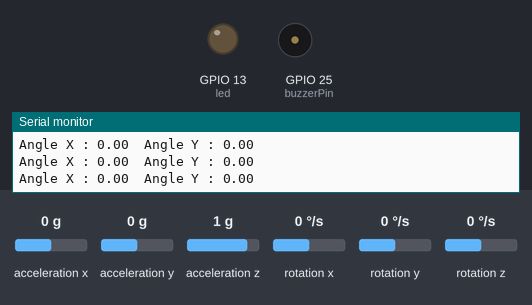
The sketch below on a simulated ESP32. Parts: output pins drawn as LEDs (lit = HIGH), buzzer (waves = sounding, pin HIGH), the last lines printed to the serial monitor. The inputs (shaded band) are chosen by the test bench; at power-on: acceleration x 0 g, acceleration y 0 g, acceleration z 1 g, rotation x 0 °/s, rotation y 0 °/s, rotation z 0 °/s. WiFi joins after 1.5 s; servers stay silent unless stated.

Above: at 6.2 s.
6.3 s: acceleration x set to -0.2 g
7.8 s: acceleration x set to -0.5 g
At 8.7 s:
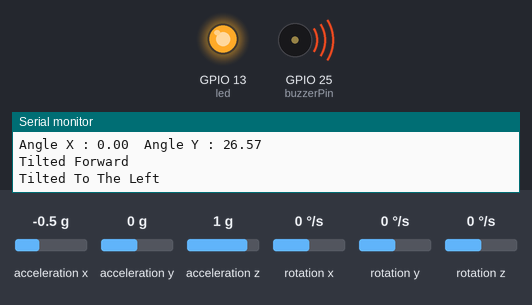
9.5 s: acceleration y set to -0.3 g
11.0 s: acceleration y set to -0.6 g
At 11.5 s:
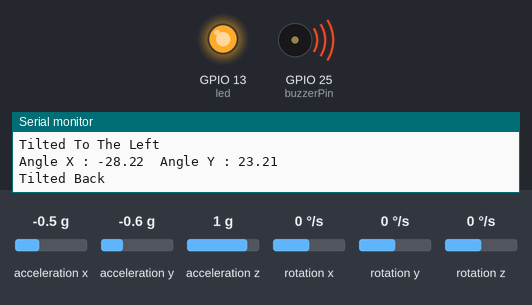
12.5 s: acceleration x set to 1.2 g
14.0 s: acceleration x set to 1.5 g
At 15.4 s:
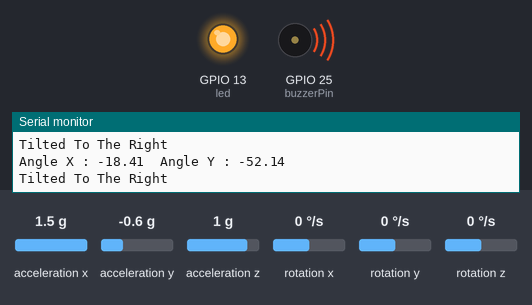
Timing chart, 0 to 16.5 s (numbered marks = the images above; inputs shaded):
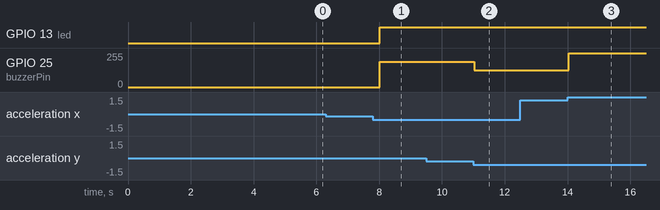

The sketch:

keg2.ino
```cpp
  #include <MPU6050_tockn.h>
  #include <WiFi.h>
  #include <Wire.h>
  MPU6050 mpu6050(Wire);

  const char* ssid = "mupay";
  const char* password = "alviyesz";

  const int buzzerPin = 25;
  const int led = 13;

  void setup() {
    Serial.begin(115200);
    pinMode(buzzerPin, OUTPUT);
    pinMode(led, OUTPUT);
    WiFi.begin(ssid, password);

    while (WiFi.status() != WL_CONNECTED) {
      delay(1000);
      Serial.println("Connecting to WiFi...");
    }

    Serial.println("Connected to WiFi");
    Wire.begin();
    mpu6050.begin();
    mpu6050.calcGyroOffsets();
  }

  void loop() {
    mpu6050.update();
    Serial.print("Angle X : ");
    Serial.print(mpu6050.getAngleX());
    Serial.print("\tAngle Y : ");
    Serial.println(mpu6050.getAngleY());
    if (mpu6050.getAngleX() > 20) {
      analogWrite(buzzerPin, 63);
      analogWrite(led, 255);
      Serial.println("Tilted Forward");
    } else if (mpu6050.getAngleX() < -20) {
      analogWrite(buzzerPin, 126);
      analogWrite(led, 255);
      Serial.println("Tilted Back");
    } else if (mpu6050.getAngleY() > 20) {
      analogWrite(buzzerPin, 189);
      analogWrite(led, 255);
      Serial.println("Tilted Forward");
      Serial.println("Tilted To The Left");
    } else if (mpu6050.getAngleY() < -20) {
      analogWrite(buzzerPin, 255);  // Kedap-kedip LED 5 kali
      analogWrite(led, 255);  // Hidupkan LED // Tahan selama 0.5 detik
      Serial.println("Tilted To The Right");
    } else {
      analogWrite(buzzerPin, 0);
      analogWrite(led, 0);
    }
   delay(500);
}
```

Measured:
- the behaviour switches between -0.3 and -0.4 g on acceleration x (found by bisection; images 0 and 1)
- the behaviour switches between -0.4 and -0.5 g on acceleration y (found by bisection; images 1 and 2)
- the behaviour switches between 1.3 and 1.4 g on acceleration x (found by bisection; images 2 and 3)
- after the input at 7.8 s, GPIO 13 (led): LOW → HIGH after 0.22 s; GPIO 25 (buzzerPin): 0/255 → 189/255 after 0.22 s
- after the input at 11.0 s, GPIO 25 (buzzerPin): 189/255 → 126/255 at once
- after the input at 14.0 s, GPIO 25 (buzzerPin): 126/255 → 255/255 at once
